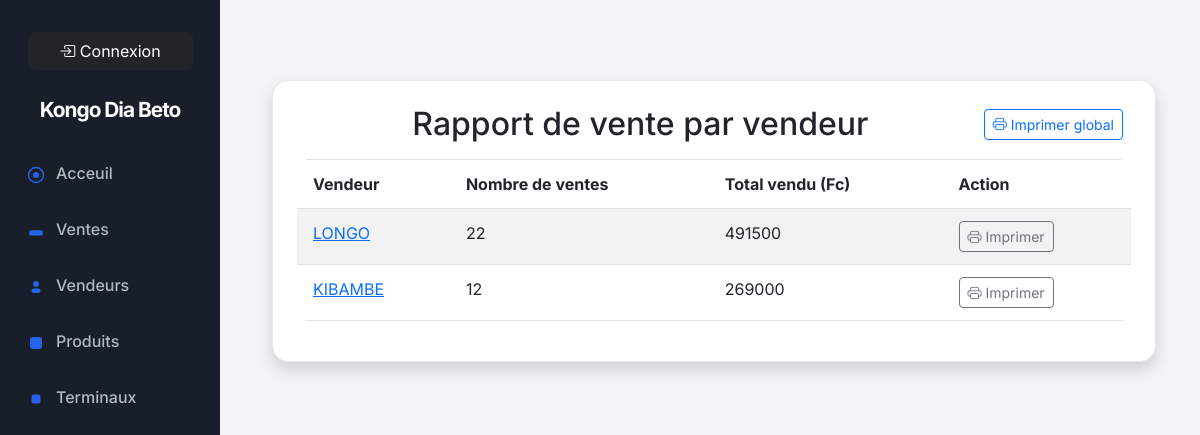
Page /api/rapport-vendeur/ on the committed database.
### apps/sales/models.py (models this page shows, shortened)
class Vendeur(models.Model):
    nom_du_vendeur = models.CharField(max_length=100)
    email = models.EmailField(max_length=255, unique=True)  # Adresse e-mail

### apps/sales/views.py (the view)
# urls.py: path('rapport-vendeur/', rapport_vente_vendeur, name='rapport_vente_vendeur'),
def rapport_vente_vendeur(request):
    vendeurs = Vendeur.objects.all()
    for v in vendeurs:
        ventes = Sale.objects.filter(seller=v)
        v.nb_ventes = ventes.count()
        v.total_ventes = ventes.aggregate(total=Sum('price'))['total'] or 0
    return render(request, 'rapport_vente_vendeur.html', {'vendeurs': vendeurs})

### apps/sales/views.py (called while the page is built)
def base_context(request):
    return {'vendeur_id': request.session.get('vendeur_id')}

### apps/sales/templates/rapport_vente_vendeur.html (shortened to what this page needs)
{% extends "base.html" %}
{% block content %}
<div class="container mt-5">
    <div class="card shadow p-4">
        <div class="d-flex justify-content-between align-items-center mb-3">
            <h2 class="mb-0 text-center flex-grow-1">Rapport de vente par vendeur</h2>
            <div>
                <a href="{% url 'rapport_vente_vendeur_print' %}" target="_blank" class="btn btn-outline-primary btn-sm me-2"><i class="bi bi-printer"></i> Imprimer global</a>
            </div>
        </div>
        <table class="table table-bordered table-striped">
            <thead>
                <tr>
                    <th>Vendeur</th>
                    <th>Nombre de ventes</th>
                    <th>Total vendu (Fc)</th>
                    <th>Action</th>
                </tr>
            </thead>
            <tbody>
                {% for vendeur in vendeurs %}
                <tr>
                    <td><a href="{% url 'historique_vendeur' vendeur.id %}">{{ vendeur.nom_du_vendeur }}</a></td>
                    <td>{{ vendeur.nb_ventes }}</td>
                    <td>{{ vendeur.total_ventes }}</td>
                    <td>
                        <a href="{% url 'rapport_vente_vendeur_print' vendeur.id %}" target="_blank" class="btn btn-outline-secondary btn-sm"><i class="bi bi-printer"></i> Imprimer</a>
                    </td>
                </tr>
                {% empty %}
                <tr><td colspan="4" class="text-center">Aucun vendeur trouvé.</td></tr>
                {% endfor %}
            </tbody>
        </table>
    </div>
</div>
{% endblock %}

### apps/dashboard/static/dashboard/dashboard.css (style rules this page uses)
:root { --sidebar-bg: #181f2a; --sidebar-active: #232b39; --sidebar-text: #fff; --sidebar-muted: #b0b8c1; --primary: #2563eb; --primary-hover: #1d4ed8; --success: #22c55e; --warning: #facc15; --danger: #ef4444; --info: #0ea5e9; --card-bg: #fff; --card-border: #e5e7eb; --table-header: #f3f4f6; --table-row: #f9fafb; --font-main: 'Inter', Arial, sans-serif; }
body { font-family: var(--font-main); background: #f3f4f6; color: #181f2a; }
.card { background: var(--card-bg); border: 1px solid var(--card-border); border-radius: 16px; box-shadow: 0 2px 8px rgba(24,31,42,0.04); margin-bottom: 2rem; }
.table { background: var(--card-bg); border-radius: 12px; overflow: hidden; }
.table thead { background: var(--table-header); font-weight: 600; }
.table tbody tr { background: var(--table-row); transition: background 0.2s; }
.table td, .table th { border: none; padding: 0.75rem 1rem; }

### rows in the picture
Vendeur: nom_du_vendeur "LONGO", nb_ventes "22", total_ventes "491500"
Vendeur: nom_du_vendeur "KIBAMBE", nb_ventes "12", total_ventes "269000"
